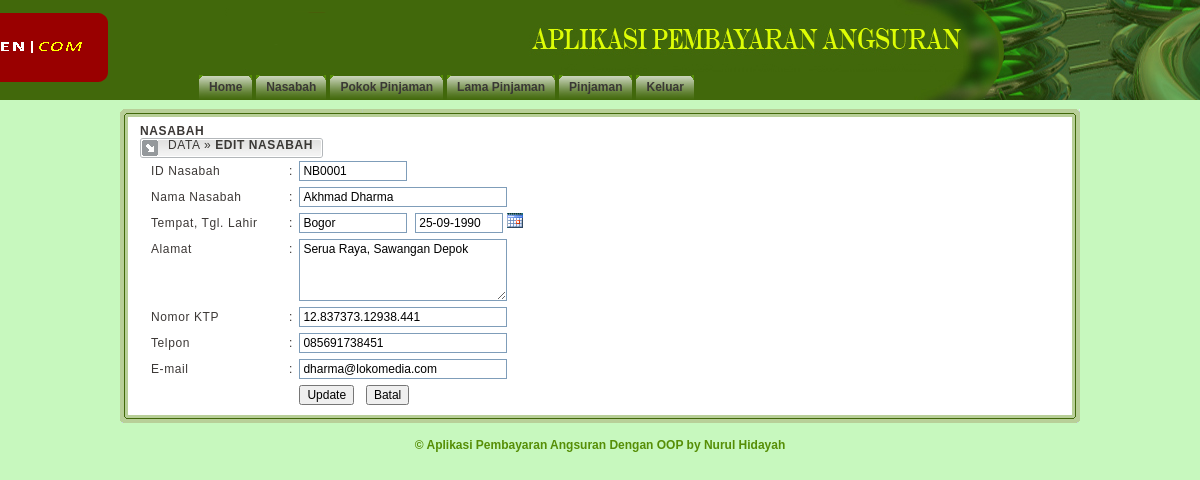
Screenshot of /admin.php?page=nasabah_edit&aksi=edit&id_nsb=NB0001 (signed in) with the database file from the repository.
### tables this page shows
CREATE TABLE IF NOT EXISTS `nasabah` (
  `id` varchar(6) NOT NULL,
  `nama` varchar(30) NOT NULL,
  `ktp` varchar(40) NOT NULL,
  `tmpt_lahir` varchar(100) NOT NULL,
  `tgl_lahir` date NOT NULL,
  `alamat` text NOT NULL,
  `telpon` varchar(15) NOT NULL,
  `email` varchar(200) NOT NULL,
  PRIMARY KEY (`id`)
);

### include/class.php (called while the page is built, shortened)
<?php
class Nasabah {
	function bacaDataNasabah($field, $id_nsb) {
		$query = mysql_query("SELECT * FROM nasabah WHERE id = '$id_nsb'");
		$data=mysql_fetch_array($query);
	  if ($field == 'id') return $data['id'];
		else if ($field == 'nama') return $data['nama'];
		else if ($field == 'ktp') return $data['ktp'];
		else if ($field == 'tmpt_lahir') return $data['tmpt_lahir'];
		else if ($field == 'tgl') return $data['tgl_lahir'];
		else if ($field == 'alamat') return $data['alamat'];
		else if ($field == 'telpon') return $data['telpon'];
		else if ($field == 'email') return $data['email'];
	}
}
				?><script language="javascript">

### include/lib.php (called while the page is built, shortened)
<?php
function tgl_eng_to_ind($tgl) {
	$tgl_ind=substr($tgl,8,2)."-".substr($tgl,5,2)."-".substr($tgl,0,4);
	return $tgl_ind;
}
?>

### nasabah_edit.php (the view, shortened to what this page needs)
<?php
include_once 'include/class.php';
include_once 'include/lib.php';
$nsb = new Nasabah();
if (isset($_GET['aksi']))
{
	if ($_GET['aksi'] == 'hapus')
	{
		$id = $_GET['id_nsb'];
		$nsb->hapusNasabah($id);
	}
	else if ($_GET['aksi'] == 'edit')
	{
		$id = $_GET['id_nsb'];
?>
<link rel="stylesheet" href="kalender/calendar.css" type="text/css">
<b>NASABAH</b>
<div class="subnav">
	<table border="0" cellspacing="0" cellpadding="0">
		<tr>
			<td><img src="images/tabdata01.gif" /></td>
			<td class="tabsubnav">
				<a href="?page=nasabah_mgr">DATA</a> &raquo; <b>EDIT NASABAH</b>
			</td>
			<td><img src="images/tabdata03.gif" /></td>
		</tr>
	</table>
</div>
<table width="100%"  border="0" cellspacing="0" cellpadding="3">
	<form name="nasabah" action="?page=nasabah_edit&aksi=update" method="post" onsubmit="return checkForm(this)">
		<tr>
			<td width="15%"><div class="tabtxt">ID Nasabah</div></td>
			<td width="2%"><div class="tabtxt">:</div></td>
			<td width="83%">
		  <input name="id" style="width:100px" type="textfield" class="tfield"  value="<?php echo $nsb->bacaDataNasabah('id', $id); ?>" readonly>
			</td>
    </tr>
      <tr>
			<td width="15%"><div class="tabtxt">Nama Nasabah</div></td>
			<td width="2%"><div class="tabtxt">:</div></td>
			<td width="83%">
				<input name="nama" style="width:200px" type="textfield" class="tfield" value="<?php echo $nsb->bacaDataNasabah('nama', $id); ?>">
			</td>
		</tr>
		<tr>
			<td><div class="tabtxt">Tempat, Tgl. Lahir</div></td>
			<td><div class="tabtxt">:</div></td>
			<td>
				<input name="tmpt_lahir" style="width:100px" type="textfield" class="tfield" value="<?php echo $nsb->bacaDataNasabah('tmpt_lahir', $id); ?>">&nbsp;
				<input name="tgl_lahir" style="width:80px" type="textfield" id="tgl" class="tfield" value="<?php echo tgl_eng_to_ind($nsb->bacaDataNasabah('tgl', $id)); ?>" readonly>
				<a href="JavaScript:;" onClick="return showCalendar('tgl', 'dd-mm-y');"><img border=0 src="images/ico_calendar.gif" align="top"></a>
			</td>
		</tr>
		<tr>
			<td valign="top"><div class="tabtxt">Alamat</div></td>
			<td valign="top"><div class="tabtxt">:</div></td>
			<td>
				<textarea name="alamat" style="width:200px" class="tfield" rows="4"><?php echo $nsb->bacaDataNasabah('alamat', $id); ?></textarea>
			</td>
		</tr>
        <tr>
			<td><div class="tabtxt">Nomor KTP</div></td>
			<td><div class="tabtxt">:</div></td>
			<td>
				<input name="ktp" style="width:200px" type="textfield" class="tfield" value="<?php echo $nsb->bacaDataNasabah('ktp', $id); ?>">
			</td>
		</tr>
		<tr>
			<td><div class="tabtxt">Telpon</div></td>
			<td><div class="tabtxt">:</div></td>
			<td>
				<input name="telp" style="width:200px" type="textfield" class="tfield" value="<?php echo $nsb->bacaDataNasabah('telpon', $id); ?>">
			</td>
		</tr>
		<tr>
			<td><div class="tabtxt">E-mail</div></td>
			<td><div class="tabtxt">:</div></td>
			<td>
				<input name="email" style="width:200px" type="textfield" class="tfield" value="<?php echo $nsb->bacaDataNasabah('email', $id); ?>">
			</td>
		</tr>
		<tr>
			<td colspan="2">&nbsp;</td>
			<td>
				<input name="submit" type="submit" class="button" value="Update">&nbsp;&nbsp;
				<input type="button" class="button" value="Batal" onclick=self.history.back()>
				</td>
		</tr>
	</form>
</table>
<?php
	}
	else if ($_GET['aksi'] == 'update') {
		$nsb->updateDataNasabah($_POST['id'], $_POST['nama'], $_POST['ktp'], $_POST['tmpt_lahir'], tgl_ind_to_eng($_POST['tgl_lahir']),
                            $_POST['alamat'], $_POST['telp'], $_POST['email']);
	}
}
?>

### css/style.css (style rules this page uses)
html, body { margin: 0; padding: 0; background: #C7F8BE url(../images/header_1.png) top repeat-x; font: 12px Tahoma, Arial, "Trebuchet MS"; color: #3C3836; }
a { text-decoration: underline; color: #FF7E00; }
.tabsubnav { background-image: url(../images/tabdata02bg.gif); background-repeat: repeat-x; color: #3A3835; vertical-align: top; }
.tabsubnav a { text-decoration: none; color: #3A3835; }
.rbox02 form { margin: 0; padding: 0; }
.tabtxt { padding: 3px 0 3px 8px; }
.tfield { background: #FFF; width: 120px; font-family: Tahoma, Arial, "Trebuchet MS"; font-size: 12px; font-weight: normal; padding: 2px 3px 2px 3px; border: 1px solid #7F9DB9; }
.button { font-size: 12px; }

### rows the page displays
nasabah: id "NB0001", nama "Akhmad Dharma", tmpt_lahir "Bogor", tgl_lahir "25-09-1990", alamat "Serua Raya, Sawangan Depok", ktp "12.837373.12938.441", telp "085691738451", email "dharma@lokomedia.com"
